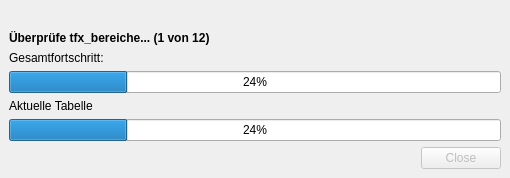
<?xml version="1.0" encoding="UTF-8"?>
<ui version="4.0">
 <class>CheckDatabaseDialog</class>
 <widget class="QDialog" name="CheckDatabaseDialog">
  <property name="geometry">
   <rect>
    <x>0</x>
    <y>0</y>
    <width>510</width>
    <height>178</height>
   </rect>
  </property>
  <property name="windowTitle">
   <string>Datenbank überprüfen</string>
  </property>
  <layout class="QVBoxLayout" name="verticalLayout">
   <property name="spacing">
    <number>0</number>
   </property>
   <property name="margin">
    <number>0</number>
   </property>
   <item>
    <widget class="TFHeaderWidget" name="headerWidget" native="true"/>
   </item>
   <item>
    <widget class="QWidget" name="mainWidget" native="true">
     <layout class="QVBoxLayout" name="verticalLayout_2">
      <item>
       <widget class="QLabel" name="currentTableLabel">
        <property name="font">
         <font>
          <weight>75</weight>
          <bold>true</bold>
         </font>
        </property>
        <property name="text">
         <string>Überprüfe tfx_bereiche... (1 von 12)</string>
        </property>
       </widget>
      </item>
      <item>
       <widget class="QLabel" name="tableProgressLabel">
        <property name="font">
         <font>
          <pointsize>9</pointsize>
         </font>
        </property>
        <property name="text">
         <string>Gesamtfortschritt:</string>
        </property>
       </widget>
      </item>
      <item>
       <widget class="QProgressBar" name="tableProgressBar">
        <property name="value">
         <number>24</number>
        </property>
       </widget>
      </item>
      <item>
       <widget class="QLabel" name="columnProgressLabel">
        <property name="font">
         <font>
          <pointsize>9</pointsize>
         </font>
        </property>
        <property name="text">
         <string>Aktuelle Tabelle</string>
        </property>
       </widget>
      </item>
      <item>
       <widget class="QProgressBar" name="columnProgressBar">
        <property name="value">
         <number>24</number>
        </property>
       </widget>
      </item>
      <item>
       <widget class="QDialogButtonBox" name="buttonBox">
        <property name="enabled">
         <bool>false</bool>
        </property>
        <property name="standardButtons">
         <set>QDialogButtonBox::Close</set>
        </property>
       </widget>
      </item>
     </layout>
    </widget>
   </item>
  </layout>
 </widget>
 <customwidgets>
  <customwidget>
   <class>TFHeaderWidget</class>
   <extends>QWidget</extends>
   <header>view/widgets/tfheaderwidget.h</header>
   <container>1</container>
  </customwidget>
 </customwidgets>
 <resources/>
 <connections/>
</ui>
